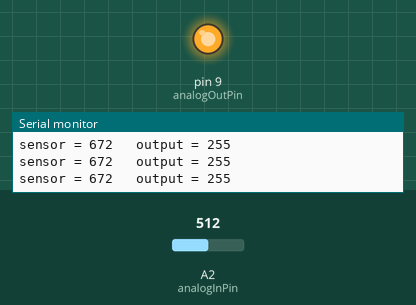
Simulated run of this sketch. Board: Arduino Uno, built with avr-gcc and run on an emulated ATmega328P. On the bench: output pins drawn as LEDs (lit = HIGH), the last lines printed to the serial monitor. The test bench sets the inputs (shaded band); at power-on: A2 (analogInPin) = 512.

Above: at 1.2 s.
1.3 s: A2 (analogInPin) set to 658
4.3 s: A2 (analogInPin) set to 689
At 5.5 s:
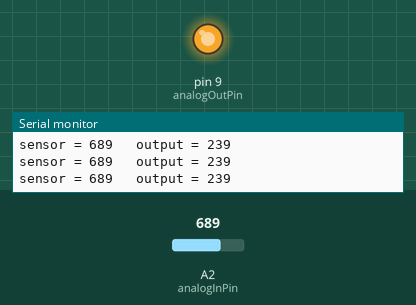
5.8 s: A2 (analogInPin) set to 940
At 7.3 s:
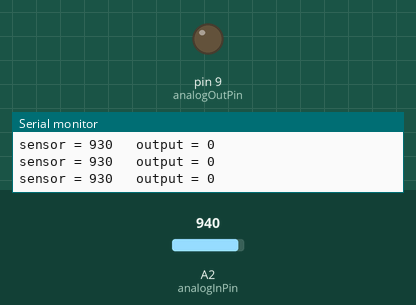
Timing chart, 0 to 8.8 s (numbered marks = the images above; inputs shaded):
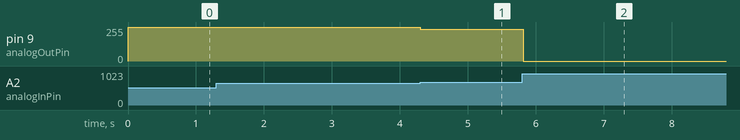

Measured:
- after the input at 4.3 s, pin 9 (analogOutPin): 255/255 → 239/255 at once
- after the input at 5.8 s, pin 9 (analogOutPin): 239/255 → 0/255 at once

The sketch:

photo_led.ino
```cpp
const int analogInPin = A2;  // Analog input pin that the potentiometer is attached to
const int analogOutPin = 9; // Analog output pin that the LED is attached to

int sensorValue = 0;        // value read from the pot
int outputValue = 0;        // value output to the PWM (analog out)

void setup() {
  // initialize serial communications at 9600 bps:
  Serial.begin(9600);}


void loop() {
  // read the analog in value:
  sensorValue = analogRead(analogInPin);
  // map it to the range of the analog out:
    if (sensorValue < 672) sensorValue = 672;
  if (sensorValue > 930) sensorValue = 930;
  outputValue = map(sensorValue, 672, 930, 255, 0);
  // change the analog out value:
  analogWrite(analogOutPin, outputValue);

  // print the results to the serial monitor:
  Serial.print("sensor = " );
  Serial.print(sensorValue);
  Serial.print("\t output = ");
  Serial.println(outputValue);

  // wait 2 milliseconds before the next loop
  // for the analog-to-digital converter to settle
  // after the last reading:
  delay(2);
}
```
